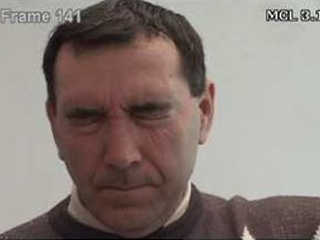
#> input picture Server/PainSource/BackendPipeline/example-target-frame.png, 320 x 240 px
$ python -i FaceQuality_Utils.py   (imports and definitions only)   (older library calls are emulated)
#> lines starting #> are read from the running program, lines starting #| are printed output that depends on the picture
import numpy as np
import cv2
import pandas as pd
import os
import math
from cv2 import IMREAD_COLOR,IMREAD_UNCHANGED


# useful packeges
import numpy as np
import pandas as pd
import matplotlib.pyplot as plt
import seaborn as sns
import skimage

# statistic packeges
from scipy.ndimage import variance
from skimage import io
from skimage.color import rgb2gray
from skimage.filters import laplace
from skimage.transform import resize


THRESHOLD = 65
BIGHTNESS_LEVEL_LOW = 85
BIGHTNESS_LEVEL_HIGH = 170


# ********** IMAGE BRIGHTNESS ****************

# [16 lines left out: functions BrightnessTest, algo_findDark, not called in this run]


# ********** IMAGE FOCUS ****************


def variance_of_laplacian(img2):
    # compute the Laplacian of the image and then return the focus
    # measure, which is simply the variance of the Laplacian
    gray = cv2.cvtColor(img2, cv2.COLOR_RGB2BGR)
    return cv2.Laplacian(gray, cv2.CV_64F).var()

# def BGR2RGB(BGR_img):
#     # turning BGR pixel color to RGB
#     rgb_image = cv2.cvtColor(BGR_img, cv2.COLOR_BGR2RGB)
#     return rgb_image

def blurrinesDetection(img):

    #check if valid image
    if not isinstance(img, np.ndarray):
        return 'Invalid image', 0, False

    img = cv2.resize(img, (400, 320))
    Focus_Status = "Sharp"

    Focus_Level = variance_of_laplacian(img)
    if Focus_Level < THRESHOLD:
        Focus_Status = "Blurry"
        return Focus_Status , round(Focus_Level,2), True
    else:
        return Focus_Status , round(Focus_Level,2), False


# [13 lines of commented-out code are left out]

# [142 lines left out: functions HeadPercent, faceDetect, normalize_json, generate_csv_data, normalize_json, generate_csv_data, not called in this run]

>>> import cv2
>>> picture = cv2.cvtColor(cv2.imread('../example-target-frame.png'), cv2.COLOR_BGR2RGB)
>>> result = blurrinesDetection(picture)
#> in blurrinesDetection, `img = cv2.resize(img, (400, 320))`:
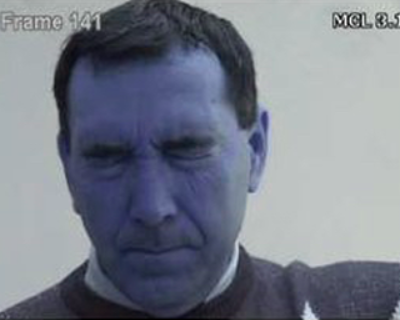
#> img: shape (320, 400, 3); mean of channels 0, 1, 2 137.7, 125.4, 119.9; drawn as B, G, R
#> in blurrinesDetection, `Focus_Level = variance_of_laplacian(img)`: Focus_Level = 69.69
#> result = ('Sharp', 69.69, False)
